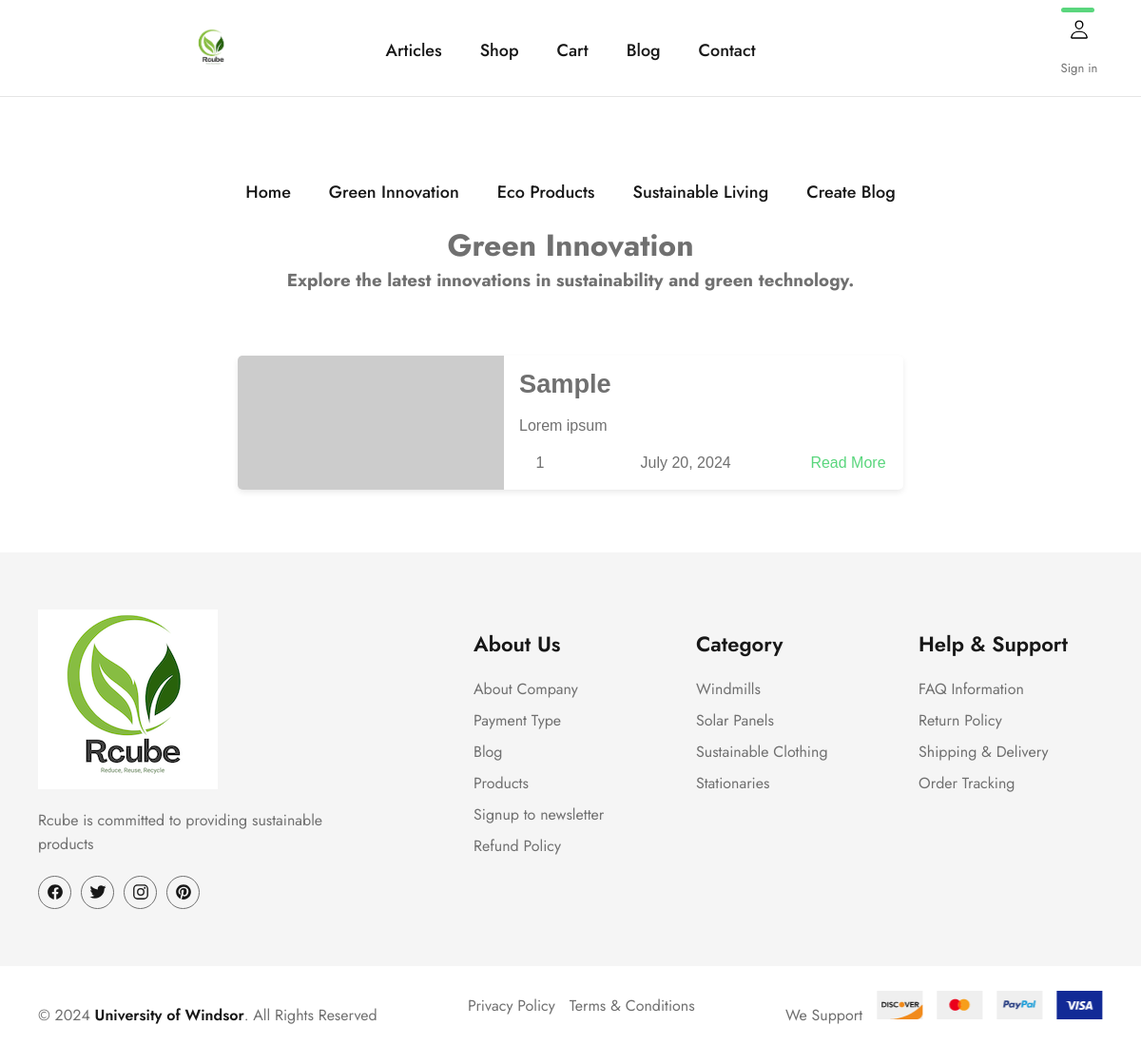
Screenshot of /blog/green_innovation/ with the database file from the repository.
### blog/models.py (models this page shows, shortened)
class GreenInnovation(models.Model):
    title = models.CharField(max_length=200, unique=True)
    slug = models.SlugField(max_length=200, unique=True)
    author = models.CharField(max_length=100, default="Unknown Author")
    updated_on = models.DateTimeField(auto_now=True)
    content = models.TextField()
    created_on = models.DateTimeField(auto_now_add=True)
    status = models.IntegerField(choices=STATUS, default=0)
    image = models.ImageField(upload_to='images/', blank=True, null=True)
    class Meta:
        ordering = ['-created_on']

### blog/views.py (the view)
# urls.py: path('green_innovation/', GreenInnovationList.as_view(), name='green_innovation_posts'),
class GreenInnovationList(generic.ListView):
    queryset = GreenInnovation.objects.filter(status=1).order_by('-created_on')
    template_name = 'blog/green_innovation.html'
    def get_context_data(self, **kwargs):
        context = super().get_context_data(**kwargs)
        visit_counter, created = VisitCounter.objects.get_or_create()
        if created:
            visit_counter.save()
        visit_counter.count += 1
        visit_counter.save()
        context['visit_counter'] = visit_counter
        return context

### blog/templates/blog/green_innovation.html (shortened to what this page needs)
{% extends "blog/base.html" %}
{% block content %}
<header class="masthead text-center">
    <div class="container">
        <h1>Green Innovation</h1>
        <h3 class="lead">Explore the latest innovations in sustainability and green technology.</h3>
    </div>
</header>
<div class="container mt-5 blog-cards-container">
    <div class="row">
        <div class="col-md-12">
            {% for post in object_list %}
            <div class="blog-card">
                <div class="meta" style="background-image: url({% if post.image %}{{ post.image.url }}{% else %}https://picsum.photos/500/230{% endif %});"></div>
                <div class="details">
                    <div class="description">
                        <h1>{{ post.title }}</h1>
                        <p>{{ post.content|striptags|truncatewords:10 }}</p>
                    </div>
                    <div class="meta-info">
                        <span class="author">{{ post.author }}</span>
                        <span class="date">{{ post.created_on|date:"F j, Y" }}</span>
                        <span class="read-more"><a href="{% url 'blog:green_innovation_detail' post.slug %}">Read More</a></span>
                    </div>
                </div>
            </div>
            {% endfor %}
        </div>
    </div>
</div>
{% endblock %}

### static/css/style.css (style rules this page uses)
:root { --middle-blue-green: hsl(176, 35%, 63%); --sonic-silver: hsl(0, 0%, 44%); --eerie-black: hsl(0, 0%, 9%); --ocean-green: hsl(148, 45%, 58%); --candy-pink: hsl(356, 65%, 63%); --cultured: hsl(0, 0%, 96%); --white: hsl(0, 0%, 100%); --black: hsl(0, 0%, 0%); --ff-jost: "Jost", sans-serif; --fs-1: 2.5rem; --fs-2: 1.75rem; --fs-3: 1.625rem; --fs-4: 1.5rem; --fs-5: 1.375rem; --fs-6: 1.25rem; --fs-7: 1.125rem; --fs-8: 0.938rem; --fs-9: 0.875rem; --fs-10: 0.813rem; --fw-500: 500; --fw-600: 600; --transition-1: 0.25s ease; --transition-2: 0.75s ease; --cubic-out: cubic-bezier(0.51, 0.03, 0.64, 0.28); --cubic-in: cubic-bezier(0.33, 0.85, 0.56, 1.02); --section-padding: 60px; }
*, *::before, *::after { margin: 0; padding: 0; box-sizing: border-box; }
a { text-decoration: none; }
a, img, span, input, button, ion-icon { display: block; }
html { font-family: var(--ff-jost); color: var(--sonic-silver); scroll-behavior: smooth; }
body { background: var(--white); padding-block: 70px; }
.container { padding-inline: 15px; }
a, button { transition: var(--transition-1); }
@media (min-width: 480px) { :root { --fs-1: 3rem; --fs-2: 2rem; } }
@media (min-width: 580px) { :root { --fs-1: 3.75rem; --fs-2: 2.375rem; --fs-3: 2.25rem; } }
@media (min-width: 580px) { .container { max-width: 550px; margin-inline: auto; } }
@media (min-width: 768px) { .container { max-width: 700px; } }
@media (min-width: 992px) { :root { --fs-1: 5rem; } }
@media (min-width: 992px) { body { padding-block: 0; } }
@media (min-width: 992px) { .container { max-width: 950px; } }

### blog/templates/blog/green_innovation.html (style rules this page uses)
.blog-cards-container * { box-sizing: border-box; }
.masthead .container { text-align: center; }
.blog-cards-container { background: #fff; padding: 50px 0; }
.blog-card { display: flex; flex-direction: row; width: 100%; max-width: 700px; margin: 1rem auto; box-shadow: 0 3px 7px -1px rgba(0, 0, 0, .1); background: #fff; line-height: 1.4; font-family: sans-serif; border-radius: 5px; overflow: hidden; }
.blog-card a { color: inherit; }
.meta { flex-basis: 40%; background-size: cover; background-position: center; }
.details { flex-basis: 60%; padding: 1rem; display: flex; flex-direction: column; justify-content: space-between; }
.description { flex-grow: 1; }
.description h1, .description h2 { font-family: Poppins, sans-serif; }
.description h1 { line-height: 1; margin: 0; font-size: 1.7rem; }
.meta-info { display: flex; align-items: center; justify-content: space-between; margin-top: 1rem; }
.meta-info .author:before, .meta-info .date:before { font-family: FontAwesome; margin-right: 5px; }
.author:before { content: "\f007"; }
.date:before { content: "\f133"; }
.read-more { text-align: right; }
.read-more a { color: #5ad67d; display: inline-block; position: relative; }
.read-more a:after { content: "\f061"; font-family: FontAwesome; margin-left: -10px; opacity: 0; vertical-align: middle; transition: margin .3s, opacity .3s; }
p { margin: 1rem 0 0; }
p:first-of-type { margin-top: 1.25rem; }
p:first-of-type:before { content: ""; position: absolute; height: 5px; background: #5ad67d; width: 35px; top: -0.75rem; border-radius: 3px; }

### rows the page displays
GreenInnovation: title "Sample", content "Lorem ipsum", author "1", created_on "July 20, 2024"
